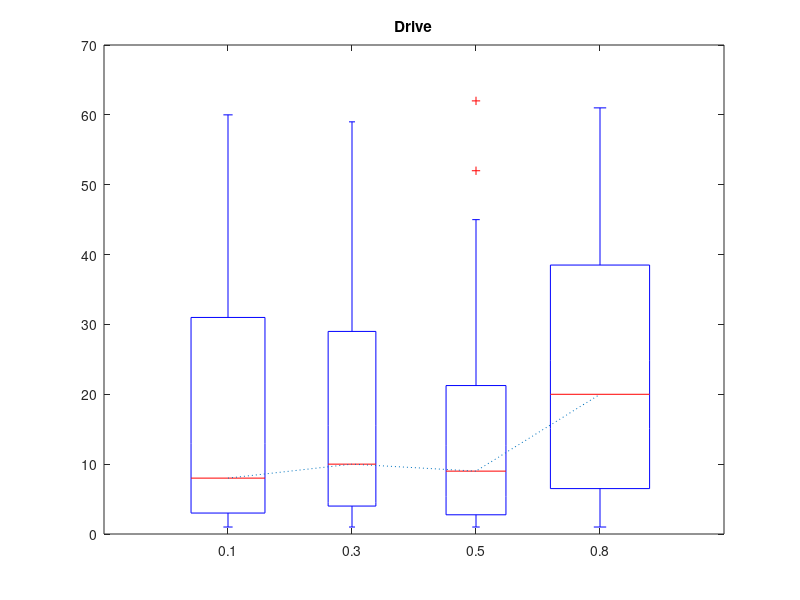

Write the MATLAB code that produced this figure.
function analyze_drive()
%drive
drive8=[61	58	57	56	55	54	54	54	54	54	54	53	51	49	47	47	46	44	44	43	42	41	41	41	40	40	39	37	36	35	35	35	35	34	33	33	32	32	32	31	31	27	26	26	25	25	21	21	20	20	20	20	20	20	19	19	19	19	19	19	19	17	17	17	17	15	13	13	13	13	12	12	12	10	9	8	8	8	8	6	6	5	5	5	5	5	4	4	4	4	3	3	3	3	3	3	3	3	2	2	2	1	1	1	1	1	0	0	0	0	0	0	0	0	0	0	0	0	0	0	0	0	0	0	0
];
drive5=[62	52	45	44	41	38	38	34	32	25	24	24	24	23	22	22	21	21	21	20	20	20	20	17	17	17	17	15	15	13	13	10	8	8	6	6	5	5	5	5	4	4	4	3	3	3	3	3	2	2	2	2	2	2	2	2	2	2	2	1	1	1	1	1	0	0	0	0	0	0	0	0	0	0	0	0	0	0	0	0	0	0	0	0	0	0	0	0	0	0	0	0	0	0	0	0	0	0	0	0	0	0	0	0	0	0	0	0	0	0	0	0	0	0	0	0	0	0	0	0	0	0	0	0	0
];
drive3=[59	57	54	44	40	38	36	35	35	33	33	33	30	28	26	26	26	21	21	21	20	20	16	14	11	10	9	8	8	8	8	7	6	6	6	6	6	4	4	4	4	3	3	3	3	2	2	1	1	1	1	0	0	0	0	0	0	0	0	0	0	0	0	0	0	0	0	0	0	0	0	0	0	0	0	0	0	0	0	0	0	0	0	0	0	0	0	0	0	0	0	0	0	0	0	0	0	0	0	0	0	0	0	0	0	0	0	0	0	0	0	0	0	0	0	0	0	0	0	0	0	0	0	0	0
];
drive1=[60	57	54	52	50	48	47	47	47	46	40	37	37	35	35	34	34	34	34	33	29	29	26	26	25	25	24	24	24	21	19	18	17	17	14	14	13	13	8	8	8	8	6	6	6	6	6	6	6	6	6	6	6	5	4	4	3	3	3	3	3	3	3	3	3	2	2	2	2	2	2	2	1	1	1	1	1	1	1	0	0	0	0	0	0	0	0	0	0	0	0	0	0	0	0	0	0	0	0	0	0	0	0	0	0	0	0	0	0	0	0	0	0	0	0	0	0	0	0	0	0	0	0	0	0
];
drivebox1=drive1;
drivebox3=drive3;
drivebox5=drive5;
drivebox8=drive8;
weight0=find(drivebox1==0);
drivebox1(weight0)=[NaN]; 
weight0=find(drivebox3==0);
drivebox3(weight0)=[NaN]; 
weight0=find(drivebox5==0);
drivebox5(weight0)=[NaN]; 
weight0=find(drivebox8==0);
drivebox8(weight0)=[NaN]; 
boxplot([drivebox1' drivebox3' drivebox5' drivebox8'],'plotstyle','compact')
hold on;
weight0=find(drive1==0);
drive1(weight0)=[]; 
weight0=find(drive3==0);
drive3(weight0)=[]; 
weight0=find(drive5==0);
drive5(weight0)=[]; 
weight0=find(drive8==0);
drive8(weight0)=[]; 
medianx=[1:4];
mediany=[median(drive1),median(drive3),median(drive5),median(drive8)];
plot(medianx,mediany,':');
set(gca,'XTick',1:4);
set(gca,'XTickLabel',{'0.1','0.3','0.5','0.8'});
title('Drive');

%bass
bass1=[51	43	41	40	37	36	36	35	34	28	26	26	26	25	22	21	21	20	20	20	20	19	19	18	17	17	17	17	13	9	9	8	7	6	6	6	6	6	6	5	5	4	3	3	3	3	3	3	3	2	2	2	2	1	1	1	0	0	0	0	0	0	0	0	0	0	0	0	0	0	0	0	0	0	0	0	0	0	0	0	0	0	0	0	0	0	0	0	0	0	0	0	0	0	0	0	0	0	0	0
];
bass3=[46	35	35	34	30	25	22	21	21	21	19	13	10	8	6	6	6	6	6	5	4	4	3	3	3	3	3	2	2	2	2	2	2	2	1	1	1	1	0	0	0	0	0	0	0	0	0	0	0	0	0	0	0	0	0	0	0	0	0	0	0	0	0	0	0	0	0	0	0	0	0	0	0	0	0	0	0	0	0	0	0	0	0	0	0	0	0	0	0	0	0	0	0	0	0	0	0	0	0	0
];
bass5=[39	35	32	32	31	27	24	24	23	21	21	20	20	20	20	17	17	17	15	14	13	13	12	12	11	10	8	8	8	6	6	6	5	5	5	5	4	4	3	3	3	3	3	3	2	2	2	2	1	1	1	1	1	1	1	0	0	0	0	0	0	0	0	0	0	0	0	0	0	0	0	0	0	0	0	0	0	0	0	0	0	0	0	0	0	0	0	0	0	0	0	0	0	0	0	0	0	0	0	0
];
bass7=[54	49	45	44	40	40	38	37	35	34	34	33	33	33	31	29	29	25	24	24	24	21	20	20	19	19	19	19	17	16	14	14	13	13	13	12	10	8	8	8	8	6	6	6	6	5	5	4	4	4	4	3	3	3	3	3	3	2	2	2	2	1	0	0	0	0	0	0	0	0	0	0	0	0	0	0	0	0	0	0	0	0	0	0	0	0	0	0	0	0	0	0	0	0	0	0	0	0	0	0
];
bass9=[62	61	60	59	58	57	57	57	56	55	54	54	54	54	54	54	54	53	52	52	50	48	47	47	47	47	47	46	44	44	44	42	41	41	41	40	38	38	37	35	35	35	34	34	33	33	33	32	32	26	26	26	26	25	25	24	21	20	20	19	17	17	15	15	13	8	8	8	8	8	6	6	5	4	4	4	4	3	3	2	2	2	2	1	1	1	1	1	1	0	0	0	0	0	0	0	0	0	0	0
];

%mid
mid1=[62	61	60	59	57	57	54	54	54	52	47	46	44	43	40	40	37	37	36	36	35	35	34	34	33	32	31	31	26	26	26	26	25	25	24	24	24	23	22	22	21	20	20	20	18	17	16	15	14	13	13	8	8	8	6	6	6	6	4	4	4	4	4	3	3	3	3	3	2	2	1	1	0	0	0	0	0	0	0	0	0	0	0	0	0	0	0	0	0	0	0	0	0	0	0	0	0	0	0	0
];
mid3=[57	55	54	47	47	44	38	37	34	33	33	27	21	20	20	20	20	20	19	19	17	17	17	12	10	10	8	6	5	5	5	5	4	4	3	3	3	3	3	3	3	3	3	2	2	2	2	1	1	1	1	1	0	0	0	0	0	0	0	0	0	0	0	0	0	0	0	0	0	0	0	0	0	0	0	0	0	0	0	0	0	0	0	0	0	0	0	0	0	0	0	0	0	0	0	0	0	0	0	0
];
mid5=[54	47	46	42	41	41	35	35	34	33	26	21	21	21	17	17	17	17	14	13	13	12	9	8	8	8	8	8	6	6	6	6	6	5	5	5	5	4	3	3	2	2	1	1	1	1	1	1	0	0	0	0	0	0	0	0	0	0	0	0	0	0	0	0	0	0	0	0	0	0	0	0	0	0	0	0	0	0	0	0	0	0	0	0	0	0	0	0	0	0	0	0	0	0	0	0	0	0	0	0
];
mid7=[54	49	48	47	38	38	33	30	29	26	26	25	25	24	21	20	20	20	20	19	19	15	15	13	13	13	10	9	8	8	8	8	6	6	6	6	5	4	3	3	3	3	3	2	2	2	2	2	2	2	2	1	1	1	1	1	0	0	0	0	0	0	0	0	0	0	0	0	0	0	0	0	0	0	0	0	0	0	0	0	0	0	0	0	0	0	0	0	0	0	0	0	0	0	0	0	0	0	0	0
];
mid9=[58	56	54	54	53	52	51	50	45	44	44	41	41	40	40	39	35	35	35	35	34	34	33	32	32	32	29	28	25	24	24	21	21	21	19	19	19	19	17	17	14	13	12	11	8	7	6	6	6	6	6	6	5	4	4	4	4	3	3	3	3	3	2	2	2	2	2	2	2	1	1	1	0	0	0	0	0	0	0	0	0	0	0	0	0	0	0	0	0	0	0	0	0	0	0	0	0	0	0	0
];

%treble
treble1=[57	57	54	53	52	50	48	47	47	47	44	44	44	43	42	41	38	35	35	35	34	34	34	33	32	31	29	26	26	25	24	24	22	21	21	20	20	20	20	13	13	13	13	10	9	8	8	8	8	7	6	6	6	6	5	5	4	4	4	4	3	3	3	3	3	3	2	2	1	1	1	1	0	0	0	0	0	0	0	0	0	0	0	0	0	0	0	0	0	0	0	0	0	0	0	0	0	0	0	0
];
treble3=[58	54	44	33	33	26	26	26	25	25	24	24	19	19	17	17	14	13	13	13	12	11	8	8	8	6	6	5	5	4	4	4	4	4	3	3	3	3	3	2	2	2	2	2	2	2	1	1	1	0	0	0	0	0	0	0	0	0	0	0	0	0	0	0	0	0	0	0	0	0	0	0	0	0	0	0	0	0	0	0	0	0	0	0	0	0	0	0	0	0	0	0	0	0	0	0	0	0	0	0
];
treble5=[54	49	47	41	33	33	28	21	20	20	19	19	19	14	14	13	12	10	8	8	6	6	5	4	3	3	3	3	3	3	3	3	3	3	2	2	2	2	2	2	2	2	1	1	1	1	1	1	0	0	0	0	0	0	0	0	0	0	0	0	0	0	0	0	0	0	0	0	0	0	0	0	0	0	0	0	0	0	0	0	0	0	0	0	0	0	0	0	0	0	0	0	0	0	0	0	0	0	0	0
];
treble7=[54	54	54	46	41	40	39	38	37	35	35	35	34	34	33	32	30	27	24	23	21	20	20	20	20	20	19	19	18	17	17	17	17	15	15	12	8	8	6	6	6	6	6	5	5	4	4	4	3	3	3	2	2	2	0	0	0	0	0	0	0	0	0	0	0	0	0	0	0	0	0	0	0	0	0	0	0	0	0	0	0	0	0	0	0	0	0	0	0	0	0	0	0	0	0	0	0	0	0	0
];
treble9=[62	61	60	59	57	56	55	54	54	52	51	47	46	45	41	40	40	40	38	37	37	36	36	35	35	34	32	32	31	29	26	26	25	25	24	22	21	21	21	21	21	20	19	17	17	17	17	16	15	10	9	8	8	8	6	6	6	6	6	6	6	5	5	5	3	3	2	2	2	1	1	1	1	1	1	1	1	0	0	0	0	0	0	0	0	0	0	0	0	0	0	0	0	0	0	0	0	0	0	0
];


end

